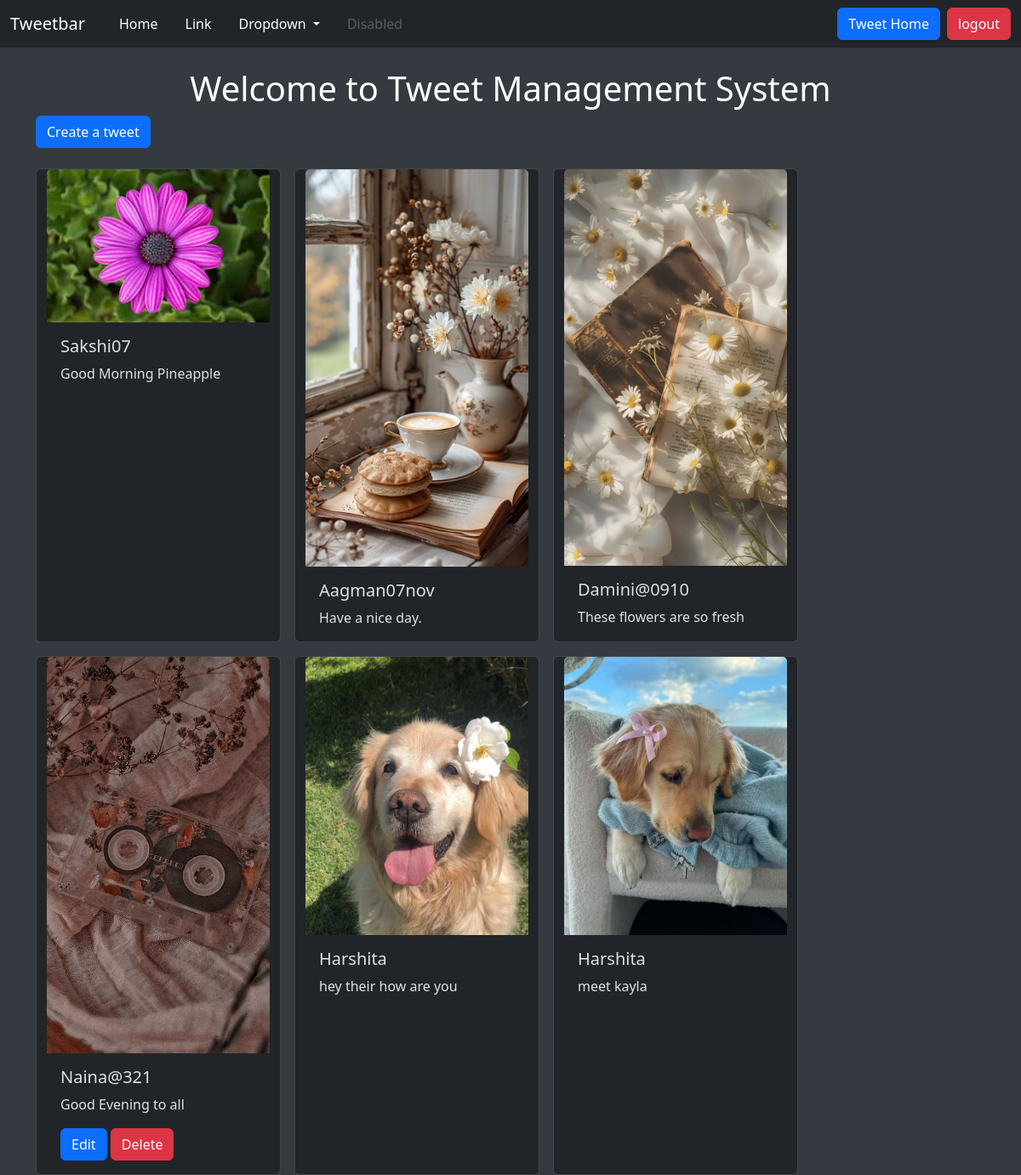
Screenshot of / (signed in) with the database file from the repository.
### tweet/models.py (models this page shows, shortened)
class Tweet(models.Model):
    user = models.ForeignKey(User, on_delete=models.CASCADE)
    text = models.TextField(max_length=240)
    photo = models.ImageField(upload_to='photos/', blank=True, null=True)
    created_at = models.DateTimeField(auto_now_add=True)
    updated_at = models.DateTimeField(auto_now=True)

### tweet/views.py (the view)
# urls.py: path('', views.tweet_list, name='tweet_list'),
def tweet_list(request):
    tweets = Tweet.objects.all().order_by('-created_at')
    return render(request, 'tweet_list.html', {'tweets': tweets})

### tweet/templates/tweet_list.html (shortened to what this page needs)
{% extends "layout.html" %}
{% load static %}
{% block content %}
<h1 class="text-center mt-4">Welcome to Tweet Management System</h1>
<a class="btn btn-primary mb-4" href="{% url 'tweet_create' %}">Create a tweet</a>
<div class="container row gap-3">
    {% for tweet in tweets %}
    <div class="card" style="width: 18rem;">
        {% if tweet.photo %}
        <img src="{{ tweet.photo.url }}" class="card-img-top" alt="Tweet photo">
        {% else %}
        <img src="{% static 'default_image.jpg' %}" class="card-img-top" alt="Default image">
        {% endif %}
        <div class="card-body">
            <h5 class="card-title">{{ tweet.user.username }}</h5>
            <p class="card-text">{{ tweet.text }}</p>
            {% if tweet.user == user %}
            <a href="{% url 'tweet_edit' tweet.id %}" class="btn btn-primary">Edit</a>
            <a href="{% url 'tweet_delete' tweet.id %}" class="btn btn-danger">Delete</a>
            {% endif %}
        </div>
    </div>
    {% endfor %}
</div>
{% endblock %}

### templates/layout.html (style rules this page uses)
body { background-color: #343a40; color: #ffffff; }

### rows the page displays
Tweet: photo (picture), user.username "Sakshi07", text "Good Morning Pineapple"
Tweet: photo (picture), user.username "Aagman07nov", text "Have a nice day."
Tweet: photo (picture), user.username "Damini@0910", text "These flowers are so fresh"
Tweet: photo (picture), user.username "Naina@321", text "Good Evening to all", shows "Edit"
Tweet: photo (picture), user.username "Harshita", text "hey their how are you"
Tweet: photo (picture), user.username "Harshita", text "meet kayla"
